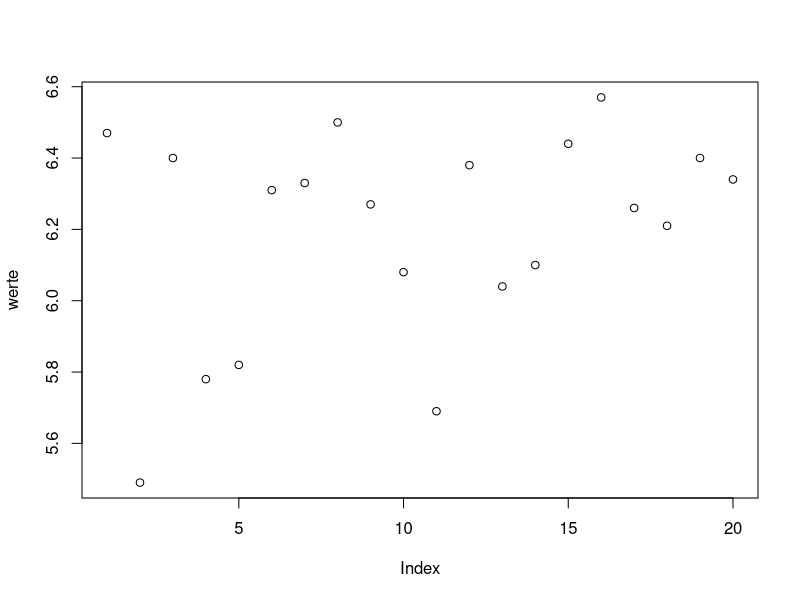

Write the R code that produced this figure.
## ---- chunk 1
werte <- c(6.47, 5.49, 6.40, 5.78, 5.82, 6.31, 6.33, 6.50, 6.27, 6.08, 5.69, 6.38, 6.04, 6.10, 6.44, 6.57, 6.26, 6.21, 6.40, 6.34)
x <- seq(-10, 10, by = .001)
y <- dnorm(x, mean = 0, sd = 0.09)
# plot(x, y)
plot(werte)
